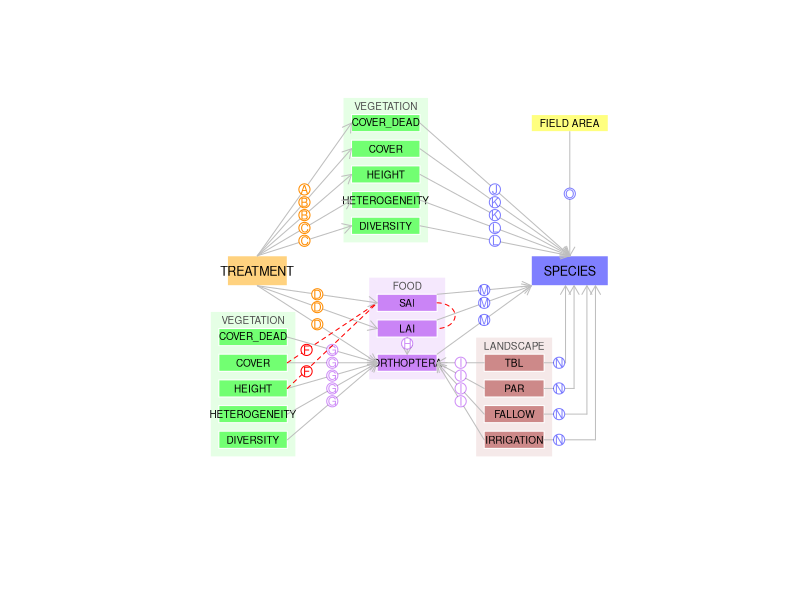

Source code (R): (Note: this script raises an error after producing the figure.)

setwd("~/Path analysis")
pdf(file = "Path_Network.pdf")

  offset.poly = 2 
  cex.text = 0.6              
  cex.text1 = 0.75
  cex.category = 0.6 
  Treatment.name="TREATMENT"  
  Species.name="SPECIES"
  
  
  require(sp)
  require(plotrix)
  require(diagram)
  
  grid.size.max <- 40
  grid.size.min <- 0
  coords <- matrix(c(grid.size.min         , grid.size.min ,
                     grid.size.max , grid.size.min ,
                     grid.size.max , grid.size.max ,
                     grid.size.min          , grid.size.max,
                     grid.size.min          , grid.size.min
  ), ncol = 2, byrow = TRUE)
  
  P1 <- Polygon(coords)
  myStudyArea.poly <-  SpatialPolygons(list(Polygons(list(P1), ID = "a")),
                                       proj4string=CRS("+proj=utm +zone=33 +datum=WGS84 +units=m +no_defs +ellps=WGS84 +towgs84=0,0,0"))
  
  
  
  plot(myStudyArea.poly, xlim=c(-20,70), ylim=c(-30,60), border="white")
  
    #axis(1)
    #axis(2)
 

  
  # ==== I. DEFINE THE BASIC PATH STRUCTURE ==== # Define position of boxes
  # ---- 1. Treatment/ PRESENCE ---- 
  Treatment=cbind(c(-20,-6,-6,-20), c(16,16,23,23)) # 1st column X : bottomleft, bottom right, topright, topleft.# 2nd column Y
  polygon(Treatment[,1], Treatment[,2], col =  adjustcolor("orange",alpha.f = 0.5), border = "white")
  text(mean(Treatment[,1]),mean(Treatment[,2]), Treatment.name, cex = cex.text1)
  
  Pres=cbind(c(51,69,69,51), c(16,16,23,23))
  polygon(Pres[,1], Pres[,2], col =  adjustcolor("blue",alpha.f = 0.5), border = "white")
  text(mean(Pres[,1]),mean(Pres[,2]), Species.name, cex = cex.text1) 
  
  
  # ---- 2. FOOD ---- 
  SAI_sd=cbind(c(15,29,29,15), c(10,10,14,14))
  LAI_sd=cbind(c(15,29,29,15), c(4,4,8,8))
  biom=cbind(c(15,29,29,15), c(-4,-4,0,0))
  
  food= rbind(SAI_sd,LAI_sd,biom)
  min1 <- min(food[,1])-offset.poly
  min2 <- min(food[,2])-offset.poly
  max1 <- max(food[,1])+offset.poly
  max2 <- max(food[,2])+4
  
  
  polygon(c(min1,max1,max1,min1) ,
          c(min2,min2,max2,max2)  ,
          col =  adjustcolor("purple",alpha.f = 0.1), border = "white")
  text(mean(food[,1]),max(food[,2])+2 , "FOOD", col=grey(0.3), cex=cex.category)
  
  
  polygon(SAI_sd[,1], SAI_sd[,2], col =  adjustcolor("purple",alpha.f = 0.5), border = "white")
  text(mean(SAI_sd[,1]),mean(SAI_sd[,2]), "SAI", cex = cex.text)
  
  polygon(LAI_sd[,1], LAI_sd[,2], col =  adjustcolor("purple",alpha.f = 0.5), border = "white")
  text(mean(LAI_sd[,1]),mean(LAI_sd[,2]), "LAI", cex = cex.text)
  
  polygon(biom[,1], biom[,2], col =  adjustcolor("purple",alpha.f = 0.5), border = "white")
  text(mean(biom[,1]),mean(biom[,2]), "ORTHOPTERA", cex = cex.text)
  
  # ---- 3. VEGETATION  ---- 
  Diver=cbind(c(9,25,25,9), c(28,28,32,32))
  Heter=cbind(c(9,25,25,9), c(34,34,38,38))
  Height=cbind(c(9,25,25,9), c(40,40,44,44))
  Cover=cbind(c(9,25,25,9), c(46,46,50,50))
  Cover_dead=cbind(c(9,25,25,9), c(52,52,56,56))
  
  veg= rbind(Diver,Heter,Height,Cover,Cover_dead)
  min1 <- min(veg[,1])-offset.poly
  min2 <- min(veg[,2])-offset.poly
  max1 <- max(veg[,1])+offset.poly
  max2 <- max(veg[,2])+4
  
  polygon(c(min1,max1,max1,min1) ,
          c(min2,min2,max2,max2)  ,
          col =  adjustcolor("green",alpha.f = 0.1), border = "white")
  text(mean(veg[,1]),max(veg[,2])+2 , "VEGETATION", col=grey(0.3), cex=cex.category)
  
  
  polygon(Diver[,1], Diver[,2], col =  adjustcolor("green",alpha.f = 0.5), border = "white")
  text(mean(Diver[,1]),mean(Diver[,2]), "DIVERSITY", cex = cex.text)
  
  polygon(Heter[,1], Heter[,2], col =  adjustcolor("green",alpha.f = 0.5), border = "white")
  text(mean(Heter[,1]),mean(Heter[,2]), "HETEROGENEITY", cex = cex.text)
  
  polygon(Height[,1], Height[,2], col =  adjustcolor("green",alpha.f = 0.5), border = "white")
  text(mean(Height[,1]),mean(Height[,2]), "HEIGHT", cex = cex.text)
  
  polygon(Cover[,1], Cover[,2], col =  adjustcolor("green",alpha.f = 0.5), border = "white")
  text(mean(Cover[,1]),mean(Cover[,2]), "COVER", cex = cex.text)
  
  polygon(Cover_dead[,1], Cover_dead[,2], col =  adjustcolor("green",alpha.f = 0.5), border = "white")
  text(mean(Cover_dead[,1]),mean(Cover_dead[,2]), "COVER_DEAD", cex = cex.text)
  
  # ---- 4. VEGETATION  2 ---- 
  Diver1=cbind(c(-22,-6,-6,-22), c(-22,-22,-18,-18))
  Heter1=cbind(c(-22,-6,-6,-22), c(-16,-16,-12,-12))
  Height1=cbind(c(-22,-6,-6,-22), c(-10,-10,-6,-6))
  Cover1=cbind(c(-22,-6,-6,-22), c(-4,-4,0,0))
  Cover_dead1=cbind(c(-22,-6,-6,-22), c(2,2,6,6))
  
  veg1= rbind(Diver1,Heter1,Height1,Cover1,Cover_dead1)
  min1 <- min(veg1[,1])-offset.poly
  min2 <- min(veg1[,2])-offset.poly
  max1 <- max(veg1[,1])+offset.poly
  max2 <- max(veg1[,2])+4
  
  
  polygon(c(min1,max1,max1,min1) ,
          c(min2,min2,max2,max2)  ,
          col =  adjustcolor("green",alpha.f = 0.1), border = "white")
  text(mean(veg1[,1]),max(veg1[,2])+2 , "VEGETATION", col=grey(0.3), cex=cex.category)
  
  
  polygon(Diver1[,1], Diver1[,2], col =  adjustcolor("green",alpha.f = 0.5), border = "white")
  text(mean(Diver1[,1]),mean(Diver1[,2]), "DIVERSITY", cex = cex.text)
  
  polygon(Heter1[,1], Heter1[,2], col =  adjustcolor("green",alpha.f = 0.5), border = "white")
  text(mean(Heter1[,1]),mean(Heter1[,2]), "HETEROGENEITY", cex = cex.text)
  
  polygon(Height1[,1], Height1[,2], col =  adjustcolor("green",alpha.f = 0.5), border = "white")
  text(mean(Height1[,1]),mean(Height1[,2]), "HEIGHT", cex = cex.text)
  
  polygon(Cover1[,1], Cover1[,2], col =  adjustcolor("green",alpha.f = 0.5), border = "white")
  text(mean(Cover1[,1]),mean(Cover1[,2]), "COVER", cex = cex.text)
  
  polygon(Cover_dead1[,1], Cover_dead1[,2], col =  adjustcolor("green",alpha.f = 0.5), border = "white")
  text(mean(Cover_dead1[,1]),mean(Cover_dead1[,2]), "COVER_DEAD", cex = cex.text)
  
  
  # ---- 5. LANDSCAPE  ---- 
  tbl=cbind(c(40,54,54,40), c(-4,-4,0,0))
  par=cbind(c(40,54,54,40), c(-10,-10,-6,-6))
  Fallow=cbind(c(40,54,54,40), c(-16,-16,-12,-12))
  Irrig=cbind(c(40,54,54,40), c(-22,-22,-18,-18))
  area=cbind(c(51,69,69,51), c(52,52,56,56))
  
  
  landscape= rbind(tbl,par,Fallow,Irrig)
  min1 <- min(landscape[,1])-offset.poly
  min2 <- min(landscape[,2])-offset.poly
  max1 <- max(landscape[,1])+offset.poly
  max2 <- max(landscape[,2])+4
  
  
  polygon(c(min1,max1,max1,min1) ,
          c(min2,min2,max2,max2)  ,
          col =  adjustcolor("brown",alpha.f = 0.1), border = "white")
  
  text(mean(landscape[,1]),max(landscape[,2])+2 , "LANDSCAPE", col=grey(0.3), cex=cex.category)
  
  polygon(tbl[,1], tbl[,2], col =  adjustcolor("brown",alpha.f = 0.5), border = "white")
  text(mean(tbl[,1]),mean(tbl[,2]), "TBL", cex = cex.text)
  
  
  polygon(par[,1], par[,2], col =  adjustcolor("brown",alpha.f = 0.5), border = "white")
  text(mean(par[,1]),mean(par[,2]), "PAR", cex = cex.text)
  
  polygon(Fallow[,1], Fallow[,2], col =  adjustcolor("brown",alpha.f = 0.5), border = "white")
  text(mean(Fallow[,1]),mean(Fallow[,2]), "FALLOW", cex = cex.text)
  
  polygon(Irrig[,1], Irrig[,2], col =  adjustcolor("brown",alpha.f = 0.5), border = "white")
  text(mean(Irrig[,1]),mean(Irrig[,2]), "IRRIGATION", cex = cex.text)
  
  polygon(area[,1], area[,2], col =  adjustcolor("yellow",alpha.f = 0.5), border = "white")
  text(mean(area[,1]),mean(area[,2]), "FIELD AREA", cex = cex.text)
  
  
  # ==== II. ADD THE ARROW ====  Define position of beginning and end of arrows (NO LANDSCAPE)
  #FROM Treatment 
  
  predictors <- c( rep("Treatment", 8),
                   "Diver", "Heter", "Height", "Cover", "Cover_dead",
                   "Diver", "Heter", "Height", "Cover", "Cover_dead",
                   "tbl","par","Fallow","Irrig",
                   "SAI_sd", "LAI_sd", "biom",
                   "LAI_sd", 
                   "area")
  
  response <- c("SAI_sd","LAI_sd","biom","Diver","Heter","Height","Cover","Cover_dead",
                rep("Pres",5),
                rep("biom", 5),
                rep("biom", 4),
                rep("Pres",3),
                "biom",
                "Pres")
  
  x0= c(rep(mean(Treatment[c(1:2),1]),8),
        mean(Diver[c(2),1]), mean(Heter[c(2),1]), mean(Height[c(2),1]), mean(Cover[c(2),1]), mean(Cover_dead[c(2),1]),
        mean(Diver1[c(2),1]), mean(Heter1[c(2),1]), mean(Height1[c(2),1]), mean(Cover1[c(2),1]), mean(Cover_dead1[c(2),1]),
        mean(tbl[c(1),1]), mean(par[c(1),1]), mean(Fallow[c(1),1]), mean(Irrig[c(1),1]),
        SAI_sd[3,1], LAI_sd[3,1], biom[3,1],
        mean(LAI_sd[1:2,1]),
        mean(area[1:2,1]))
  
  x1= c(SAI_sd[1,1] , LAI_sd[1,1], biom[1,1], Diver[1,1], Heter[1,1], Height[1,1], Cover[1,1], Cover_dead[1,1],
        rep(mean(Pres[1:2,1]), 5),
        rep(mean(biom[1,1]), 5),
        rep(mean(biom[2,1]), 4),
        rep(Pres[1,1],3),
        mean(biom[1:2,1]),
        mean(area[1:2,1]) )
  
  y0= c(mean(Treatment[1,2]),mean(Treatment[1,2]),mean(Treatment[1,2]),
        mean(Treatment[3,2]),mean(Treatment[3,2]),mean(Treatment[3,2]),mean(Treatment[3,2]),mean(Treatment[3,2]),
        mean(Diver[3:2,2]), mean(Heter[3:2,2]), mean(Height[3:2,2]), mean(Cover[3:2,2]), mean(Cover_dead[3:2,2]),
        mean(Diver1[3:2,2]), mean(Heter1[3:2,2]), mean(Height1[3:2,2]), mean(Cover1[3:2,2]), mean(Cover_dead1[3:2,2]),
        mean(tbl[3:2,2]), mean(par[3:2,2]), mean(Fallow[3:2,2]), mean(Irrig[3:2,2]),
        SAI_sd[3,2], LAI_sd[3,2], biom[3,2],
        LAI_sd[2,2],
        mean(area[2,2]) )
  
  
  y1= c(mean(SAI_sd[c(1,4),2]) ,mean(LAI_sd[c(1,4),2]) ,mean(biom[c(1,4),2]) ,mean(Diver[c(1,4),2]),
        mean(Heter[c(1,4),2]), mean(Height[c(1,4),2]), mean(Cover[c(1,4),2]), mean(Cover_dead[c(1,4),2]),
        rep(mean(Pres[c(4),2]), 5),
        rep(mean(biom[c(1:4),2]), 5),
        rep(mean(biom[c(2:3),2]), 4),
        rep(Pres[1,2],3),
        biom[3,2],
        mean(Pres[3,2]) )
  
  let <- c("D", "D", "D", "C", "C", "B", "B", "A", "L", "L", "K", "K", "J", 
           "G", "G", "G", "G", "G", "I", "I", "I", "I", "M", "M", "M", "H", "O")
  
#  for(i in 1:length(x0)){ # For all grey
    
#      arrows(x0=x0[i], x1=x1[i], y0=y0[i], y1= y1[i],length = 0.1, lwd=1, col= "grey" )
#      draw.circle(mean(c(x0[i], x1[i])), mean(c(y0[i], y1[i])), radius = 1.3, border = "grey",
#                  col = "white")
#      text(mean(c(x0[i], x1[i])) , mean(c(y0[i], y1[i])),let[i], cex = 0.7, col = "grey")
     
#  }
  
  #By colours ( = PlotMeta)
  
  for(i in 1:8){ 
    
    arrows(x0=x0[i], x1=x1[i], y0=y0[i], y1= y1[i],length = 0.1, lwd=1, col= "grey" )
    draw.circle(mean(c(x0[i], x1[i])), mean(c(y0[i], y1[i])), radius = 1.3, border = "darkorange", col = "white")
    text(mean(c(x0[i], x1[i])) , mean(c(y0[i], y1[i])),let[i], cex = 0.7, col = "darkorange")
    
  }
  
  for(i in 9:13){ 
    
    arrows(x0=x0[i], x1=x1[i], y0=y0[i], y1= y1[i],length = 0.1, lwd=1, col= "grey" )
    draw.circle(mean(c(x0[i], x1[i])), mean(c(y0[i], y1[i])), radius = 1.3, border = adjustcolor("blue",alpha.f = 0.5), 
                col = "white")
    text(mean(c(x0[i], x1[i])) , mean(c(y0[i], y1[i])),let[i], cex = 0.7, col = adjustcolor("blue",alpha.f = 0.5))
    
  }
  
  for(i in 14:22){ 
    
    arrows(x0=x0[i], x1=x1[i], y0=y0[i], y1= y1[i],length = 0.1, lwd=1, col= "grey" )
    draw.circle(mean(c(x0[i], x1[i])), mean(c(y0[i], y1[i])), radius = 1.3, border = adjustcolor("purple",alpha.f = 0.5), 
                col = "white")
    text(mean(c(x0[i], x1[i])) , mean(c(y0[i], y1[i])),let[i], cex = 0.7, col = adjustcolor("purple",alpha.f = 0.5))
    
  }
  
  for(i in 23:25){ 
    
    arrows(x0=x0[i], x1=x1[i], y0=y0[i], y1= y1[i],length = 0.1, lwd=1, col= "grey" )
    draw.circle(mean(c(x0[i], x1[i])), mean(c(y0[i], y1[i])), radius = 1.3, border = adjustcolor("blue",alpha.f = 0.5), 
                col = "white")
    text(mean(c(x0[i], x1[i])) , mean(c(y0[i], y1[i])),let[i], cex = 0.7, col = adjustcolor("blue",alpha.f = 0.5))
    
  }
  
  i = 26
  arrows(x0=x0[i], x1=x1[i], y0=y0[i], y1= y1[i],length = 0.1, lwd=1, col= "grey" )
  draw.circle(mean(c(x0[i], x1[i])), mean(c(y0[i], y1[i])) + 0.5, radius = 1.3, border = adjustcolor("purple",alpha.f = 0.5), 
              col = "white")
  text(mean(c(x0[i], x1[i])) , mean(c(y0[i], y1[i])) + 0.5,let[i], cex = 0.7, col = adjustcolor("purple",alpha.f = 0.5))
  
  i = 27
  arrows(x0=x0[i], x1=x1[i], y0=y0[i], y1= y1[i],length = 0.1, lwd=1, col= "grey" )
  draw.circle(mean(c(x0[i], x1[i])), mean(c(y0[i], y1[i])), radius = 1.3, border = adjustcolor("blue",alpha.f = 0.5), 
              col = "white")
  text(mean(c(x0[i], x1[i])) , mean(c(y0[i], y1[i])),let[i], cex = 0.7, col = adjustcolor("blue",alpha.f = 0.5))
  
  #NOW, ADD LANDSCAPE ARROWS. AQUI
  
   
    arrows(x0=mean(Pres[1:2,1])+6, x1=mean(Pres[1:2,1])+6, y0=mean(Irrig[3:2,2]), y1= mean(Pres[c(2),2]), length = 0.1, 
           lwd=1, col= "grey")
    
    segments(x0=mean(Irrig[2,1]), x1=mean(Pres[1:2,1])+6, y0=mean(Irrig[3:2,2]), y1= mean(Irrig[3:2,2]),
             lwd=1, col= "grey")
    
    draw.circle(mean(c(mean(Irrig[2,1]), mean(Pres[1:2,1])+6))-2.5, mean(c(mean(Irrig[3:2,2]), mean(Irrig[3:2,2]))), radius = 1.3, 
                     border = adjustcolor("blue",alpha.f = 0.5), col = "white")
    
    text(mean(c(mean(Irrig[2,1]), mean(Pres[1:2,1])+6))-2.5 , mean(c(mean(mean(Irrig[3:2,2])), mean(Irrig[3:2,2]))),"N", cex = 0.7, 
         col = adjustcolor("blue",alpha.f = 0.5))
    

    
    
  
    arrows(x0=mean(Pres[1:2,1])+4, x1=mean(Pres[1:2,1])+4, y0=mean(Fallow[3:2,2]), y1= mean(Pres[c(2),2]), length = 0.1, 
           lwd=1, col= "grey")
    
    segments(x0=mean(Fallow[2,1]), x1=mean(Pres[1:2,1])+4, y0=mean(Fallow[3:2,2]), y1= mean(Fallow[3:2,2]),
             lwd=1, col= "grey")
    
    draw.circle(mean(c(mean(Irrig[2,1]), mean(Pres[1:2,1])+6))-2.5, mean(c(mean(Fallow[3:2,2]), mean(Fallow[3:2,2]))), radius = 1.3, 
                border = adjustcolor("blue",alpha.f = 0.5), col = "white")
    
    text(mean(c(mean(Irrig[2,1]), mean(Pres[1:2,1])+6))-2.5 , mean(c(mean(Fallow[3:2,2]), mean(Fallow[3:2,2]))),"N", cex = 0.7, 
         col = adjustcolor("blue",alpha.f = 0.5))
    
    
    
    
    
    arrows(x0=mean(Pres[1:2,1])+1, x1=mean(Pres[1:2,1])+1, y0=mean(par[3:2,2]), y1= mean(Pres[c(2),2]), length = 0.1, 
           lwd=1, col="grey")
    
    segments(x0=mean(par[2,1]), x1=mean(Pres[1:2,1])+1, y0=mean(par[3:2,2]), y1= mean(par[3:2,2]),
             lwd=1, col="grey")
    
    draw.circle(mean(c(mean(Irrig[2,1]), mean(Pres[1:2,1])+6))-2.5, mean(c(mean(par[3:2,2]), mean(par[3:2,2]))), radius = 1.3, 
                border = adjustcolor("blue",alpha.f = 0.5), col = "white")
    
    text(mean(c(mean(Irrig[2,1]), mean(Pres[1:2,1])+6))-2.5 , mean(c(mean(par[3:2,2]), mean(par[3:2,2]))),"N", cex = 0.7, 
         col = adjustcolor("blue",alpha.f = 0.5))
    
    
    
    
    arrows(x0=mean(Pres[1:2,1])-1, x1=mean(Pres[1:2,1])-1, y0=mean(tbl[3:2,2]), y1= mean(Pres[c(2),2]), length = 0.1, 
           lwd=1, col= "grey")
    
    segments(x0=mean(tbl[2,1]), x1=mean(Pres[1:2,1])-1, y0=mean(tbl[3:2,2]), y1= mean(tbl[3:2,2]),
             lwd=1, col= "grey")
    
    draw.circle(mean(c(mean(Irrig[2,1]), mean(Pres[1:2,1])+6))-2.5, mean(c(mean(tbl[3:2,2]), mean(tbl[3:2,2]))), radius = 1.3, 
                border = adjustcolor("blue",alpha.f = 0.5), col = "white")
    
    text(mean(c(mean(Irrig[2,1]), mean(Pres[1:2,1])+6))-2.5 , mean(c(mean(tbl[3:2,2]), mean(tbl[3:2,2]))),"N", cex = 0.7, 
         col = adjustcolor("blue",alpha.f = 0.5))
    
    
    #CORRELATED ERRORS
    
    
    arrows(x0=mean(Cover1[2,1]), x1=mean(SAI_sd[1,1]), y0=mean(Cover1[2:3,2]), y1= mean(SAI_sd[2:3,2]), length = 0, 
           lwd=1, col= "red",lty = "dashed")
    
    draw.circle(mean ( c(mean(Cover1[2,1]), mean(SAI_sd[1,1])) ) - 6, mean( c(mean(Cover1[2:3,2]), mean(SAI_sd[2:3,2])) ) - 4, radius = 1.3, 
                border = "red", col = "white")
                
    text( mean ( c(mean(Cover1[2,1]), mean(SAI_sd[1,1])) ) - 6, mean( c(mean(Cover1[2:3,2]), mean(SAI_sd[2:3,2])) ) - 4,"F", cex = 0.7, 
         col = "red")
    
    
    
    
    arrows(x0=mean(Height1[2,1]), x1=mean(SAI_sd[1,1]), y0=mean(Height1[2:3,2]), y1= mean(SAI_sd[2:3,2]), length = 0, 
           lwd=1, col= "red",lty = "dashed")
    
    draw.circle(mean ( c(mean(Height1[2,1]), mean(SAI_sd[1,1])) ) - 6, mean( c(mean(Height1[2:3,2]), mean(SAI_sd[2:3,2])) ) - 6, radius = 1.3, 
                border = "red", col = "white")
    
    text( mean ( c(mean(Height1[2,1]), mean(SAI_sd[1,1])) ) - 6, mean( c(mean(Height1[2:3,2]), mean(SAI_sd[2:3,2])) ) - 6 ,"F", cex = 0.7, 
          col = "red")
    
    
    
    curvedarrow(from = c(SAI_sd[2,1],mean(SAI_sd[2:3,2])), to = c(LAI_sd[2,1],mean(LAI_sd[2:3,2])), 
                lwd = 1, code = 3, lcol = "red", lty = "dashed", curve = -0.7, arr.pos = 1, arr.type = "simple", col = "red", arr.col = "red",
                arr.length = 0.3) #Error when adding code = 3 for double-headed arrow
    
    draw.circle( 33, mean( c(mean(SAI_sd[2:3,2]), mean(LAI_sd[2:3,2])) ), radius = 1.3, 
                border = "red", col = "white")
    
    text( 33, mean( c(mean(SAI_sd[2:3,2]), mean(LAI_sd[2:3,2])) ),"E", cex = 0.7, col = "red")
    
    

    dev.off()
  
  
  
  
  
